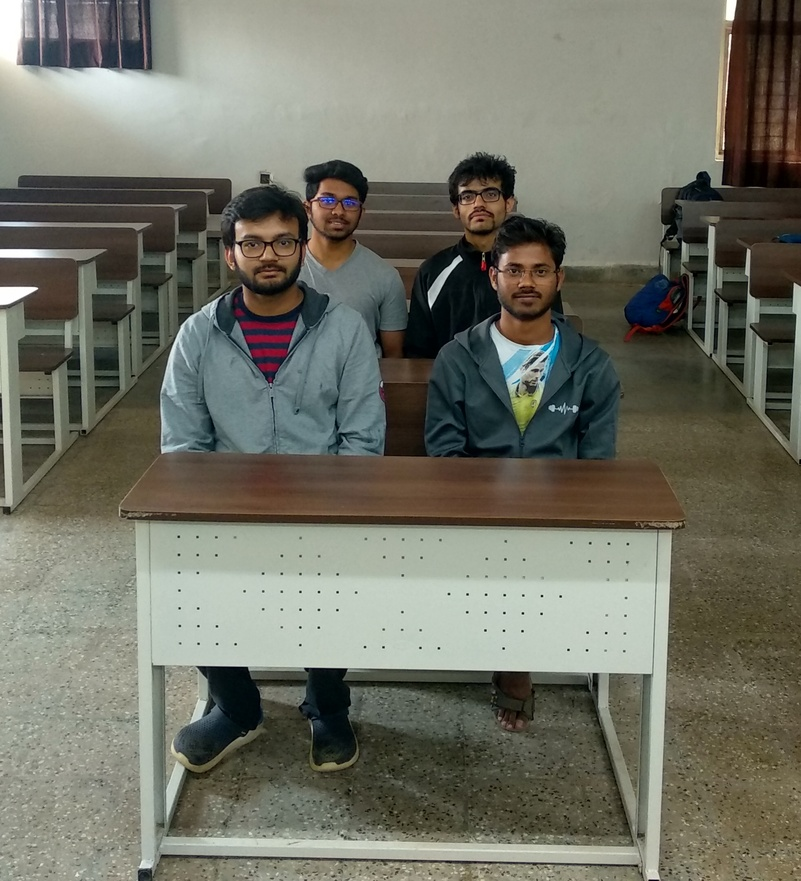
#> input picture devhack/Images1/1.jpg, 801 x 881 px, shrunk from 1970 x 2166 before the run
$ python face_detect_cv3.py Images1/1.jpg   (older library calls are emulated)
#> lines starting #> are read from the running program, lines starting #| are printed output that depends on the picture
import cv2
import sys
import numpy as np
import PIL
from PIL import Image
import os

# Get user supplied values
imagePath = sys.argv[1]
path = imagePath.split('.')
path = path[0]
cascPath = "haarcascade_frontalface_default.xml"

# Create the haar cascade
faceCascade = cv2.CascadeClassifier(cascPath)

# Read the image
image = cv2.imread(imagePath)
#> image is the input picture: shape (881, 801, 3); mean B, G, R 101.7, 114, 113.1
image2 = image
gray = cv2.cvtColor(image, cv2.COLOR_BGR2GRAY)
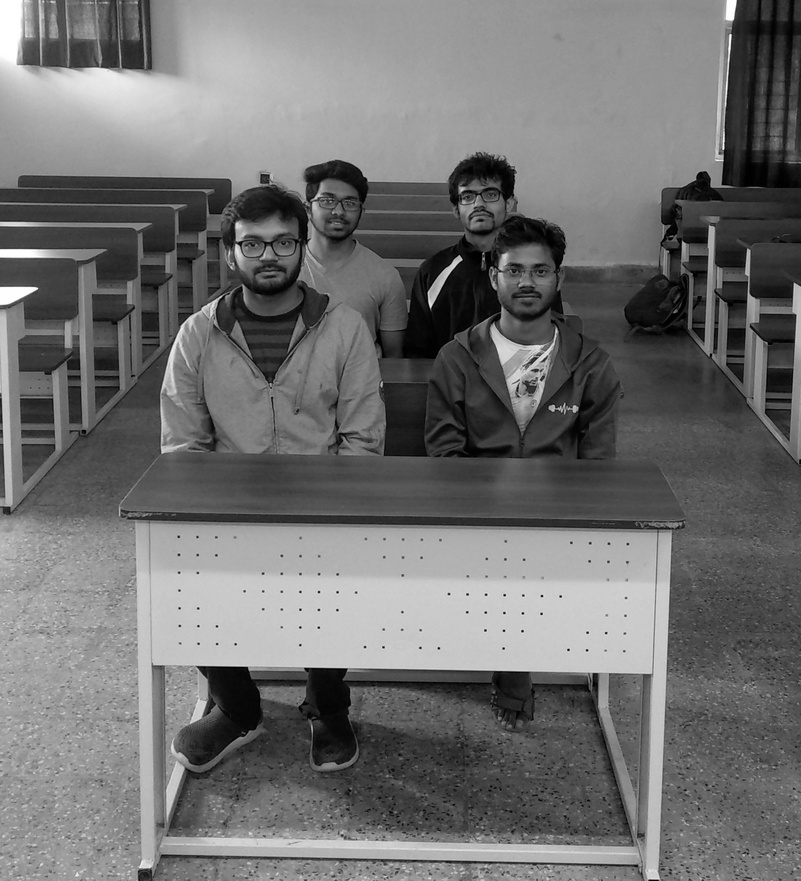
#> gray: shape (881, 801); min 0, max 255, mean 112.3

# Detect faces in the image
faces = faceCascade.detectMultiScale(
    gray,
    scaleFactor=1.21,
    minNeighbors=8,
    minSize=(100,100)
    #flags = cv2.CV_HAAR_SCALE_IMAGE
)
#> faces = ()

print("Found {0} faces!".format(len(faces)))
#| Found 0 faces!

i=1

# Draw a rectangle around the faces
for (x, y, w, h) in faces:
    a = np.zeros((h,w,3))
    a = image[y-15:y+h+15, x-15:x+w+15, :]
    a = PIL.Image.fromarray(np.uint8(a))
    a = a.convert('LA') #convert to GrayScale
    a.save(path+"_"+str(i)+".png", "PNG", subsampling=0, quality=100)
    b=cv2.imread(path+"_"+str(i)+".png",1)
    cv2.imwrite(path+"_"+str(i)+".png",b)
    i+=1

    #to draw bounding boxes around found images
    cv2.rectangle(image2, (x, y), (x+w, y+h), (0, 255, 0), 2)


#cv2.imshow("Faces found", image)
cv2.imwrite(path+"_result.jpg", image2)
cv2.waitKey(0)

$ run again, on devhack/Images1/4.jpg
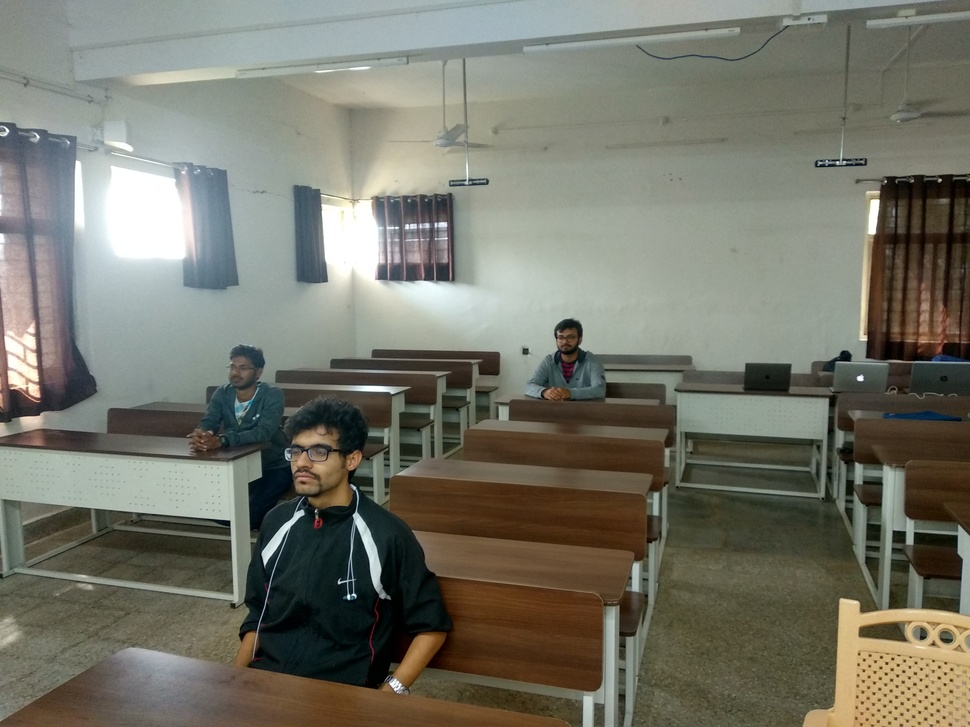
#> input picture devhack/Images1/4.jpg, 970 x 727 px, shrunk from 4000 x 3000 before the run
#> image is the input picture: shape (727, 970, 3); mean B, G, R 105.6, 117.5, 117.5
#> `gray = cv2.cvtColor(image, cv2.COLOR_BGR2GRAY)`:
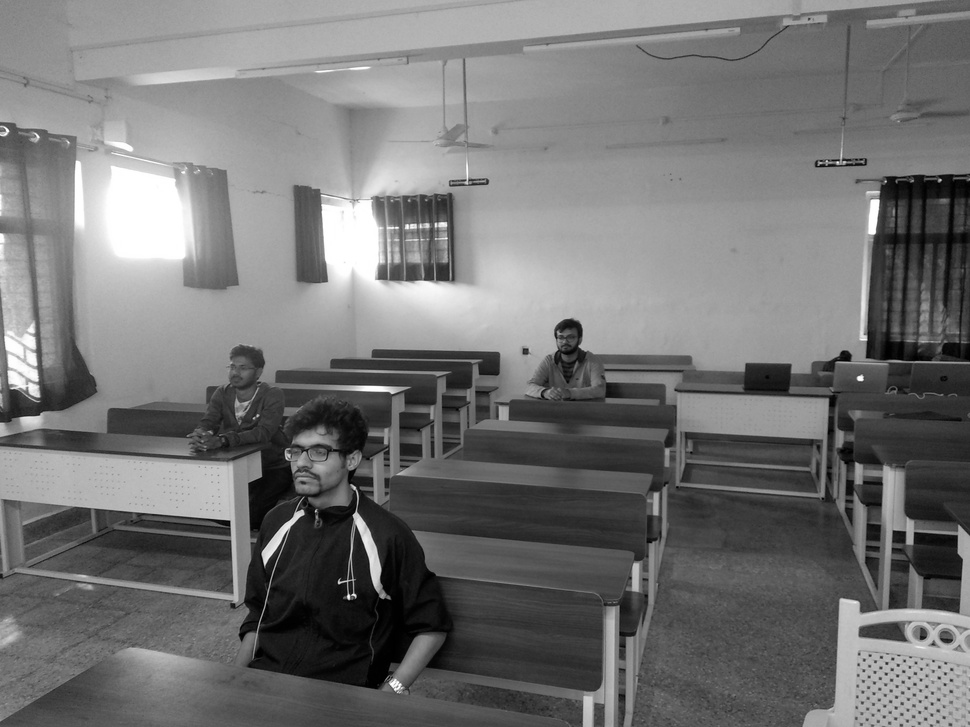
#> gray: shape (727, 970); min 0, max 255, mean 116.1
#> faces = ()
#| Found 0 faces!

$ run again, on devhack/Images1/5.jpg
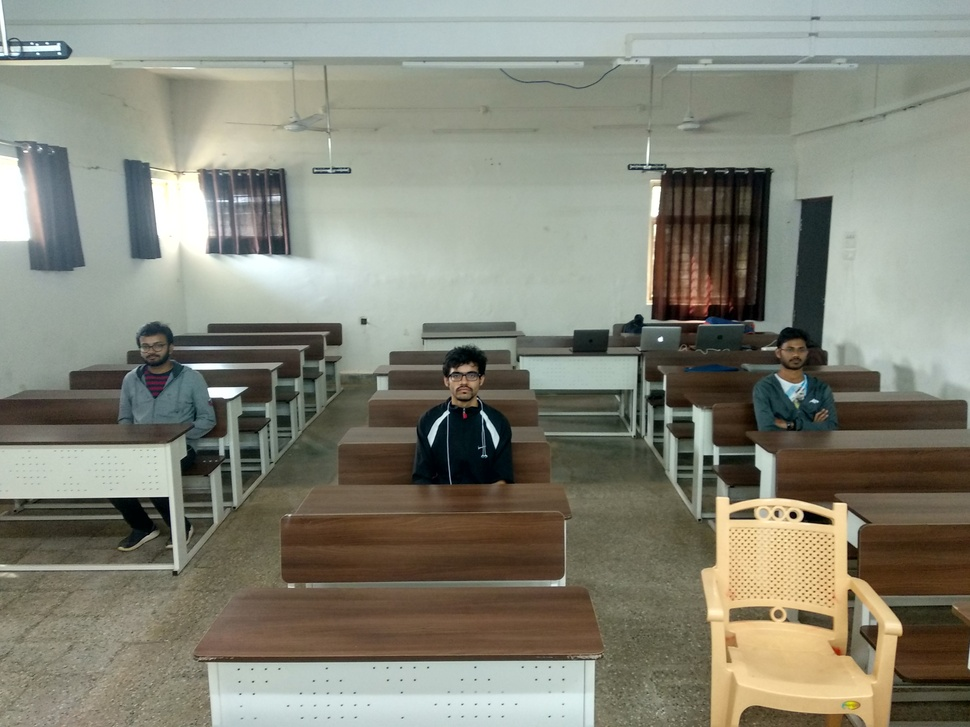
#> input picture devhack/Images1/5.jpg, 970 x 727 px, shrunk from 4000 x 3000 before the run
#> image is the input picture: shape (727, 970, 3); mean B, G, R 120, 133.6, 133
#> `gray = cv2.cvtColor(image, cv2.COLOR_BGR2GRAY)`:
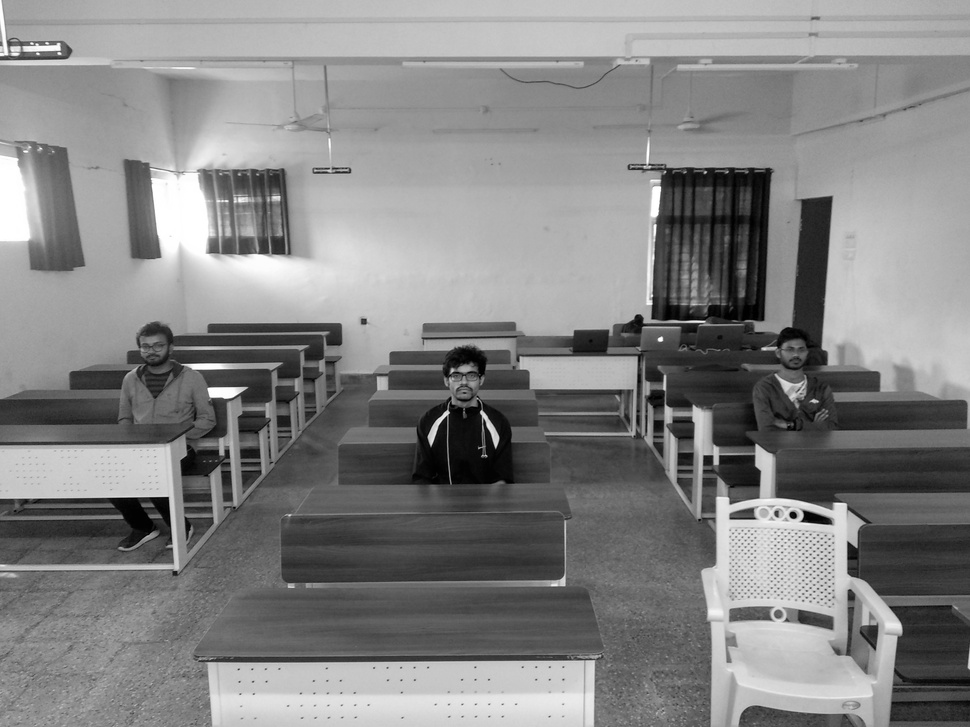
#> gray: shape (727, 970); min 0, max 255, mean 131.8
#> faces = ()
#| Found 0 faces!

$ run again, on devhack/Images1/6.jpg
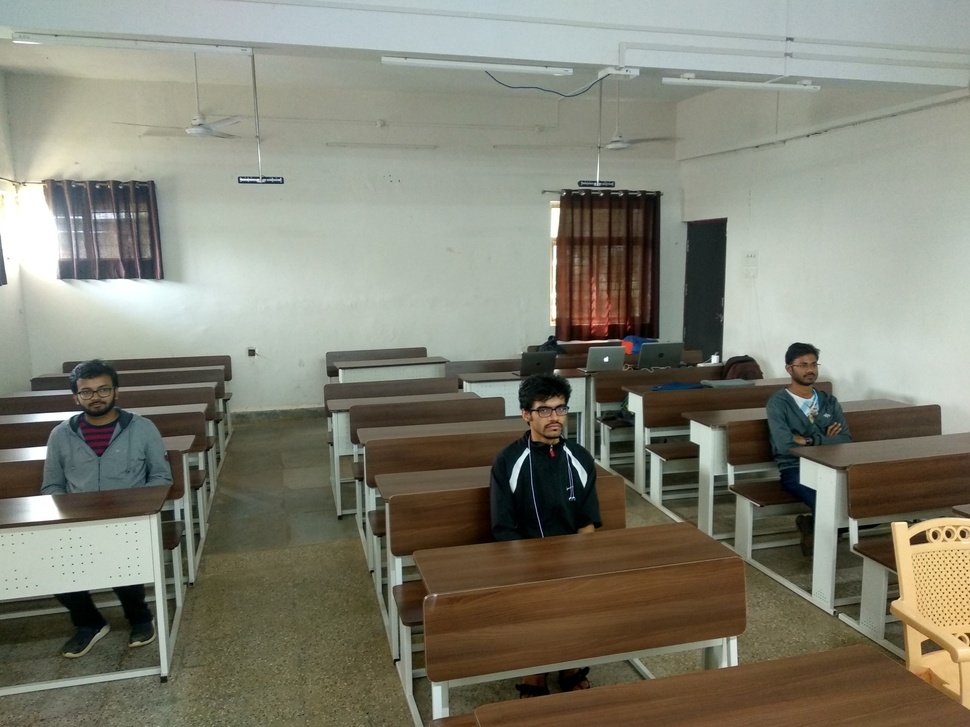
#> input picture devhack/Images1/6.jpg, 970 x 727 px, shrunk from 4000 x 3000 before the run
#> image is the input picture: shape (727, 970, 3); mean B, G, R 114.9, 129.2, 129.5
#> `gray = cv2.cvtColor(image, cv2.COLOR_BGR2GRAY)`:
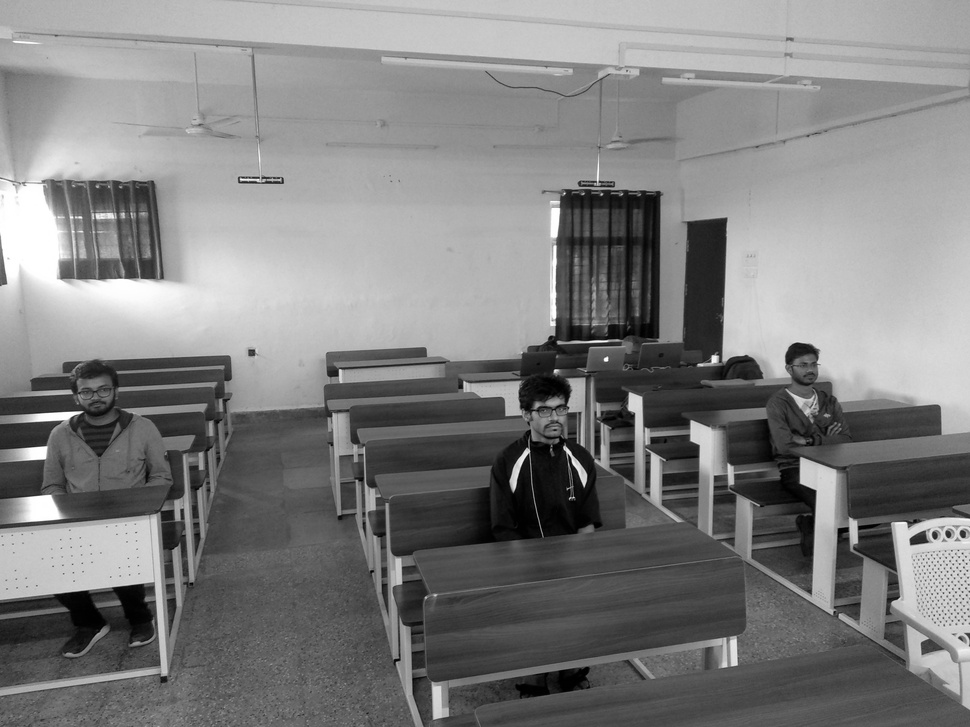
#> gray: shape (727, 970); min 0, max 255, mean 127.6
#> faces = ()
#| Found 0 faces!
